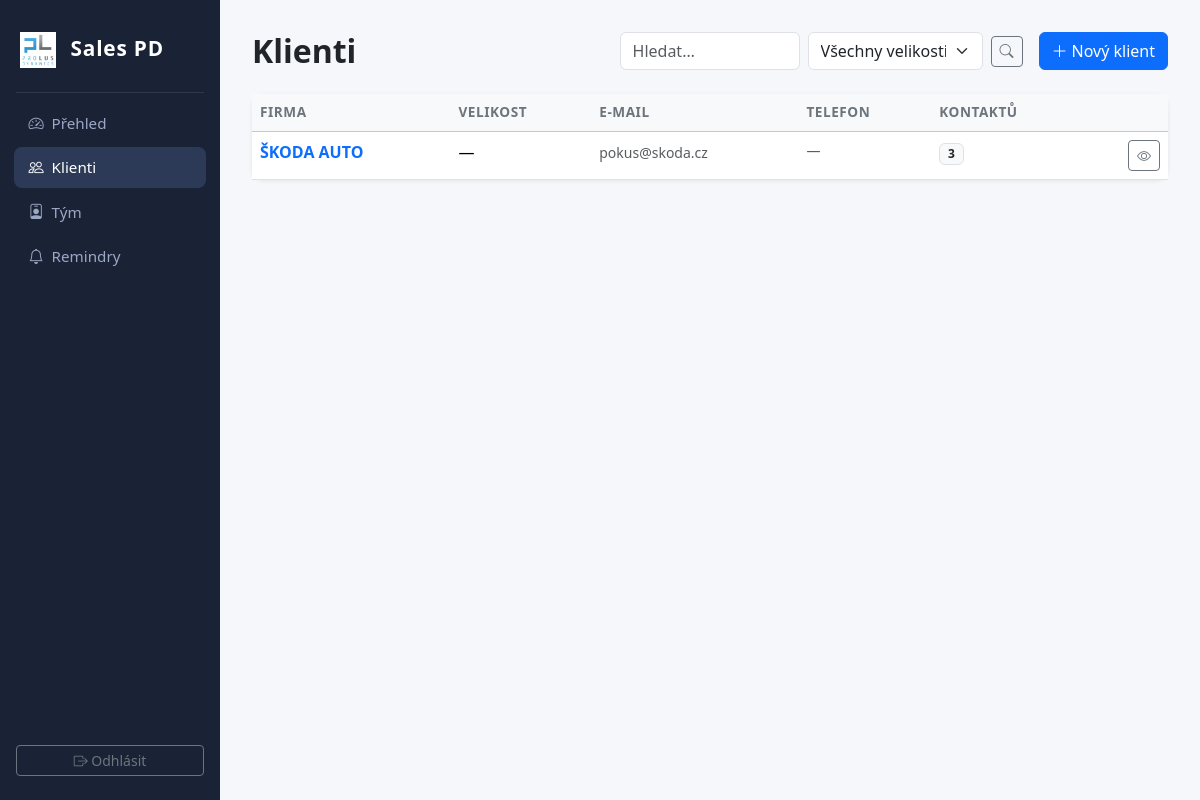
/clients (signed in), run on an earlier commit of the app's database.
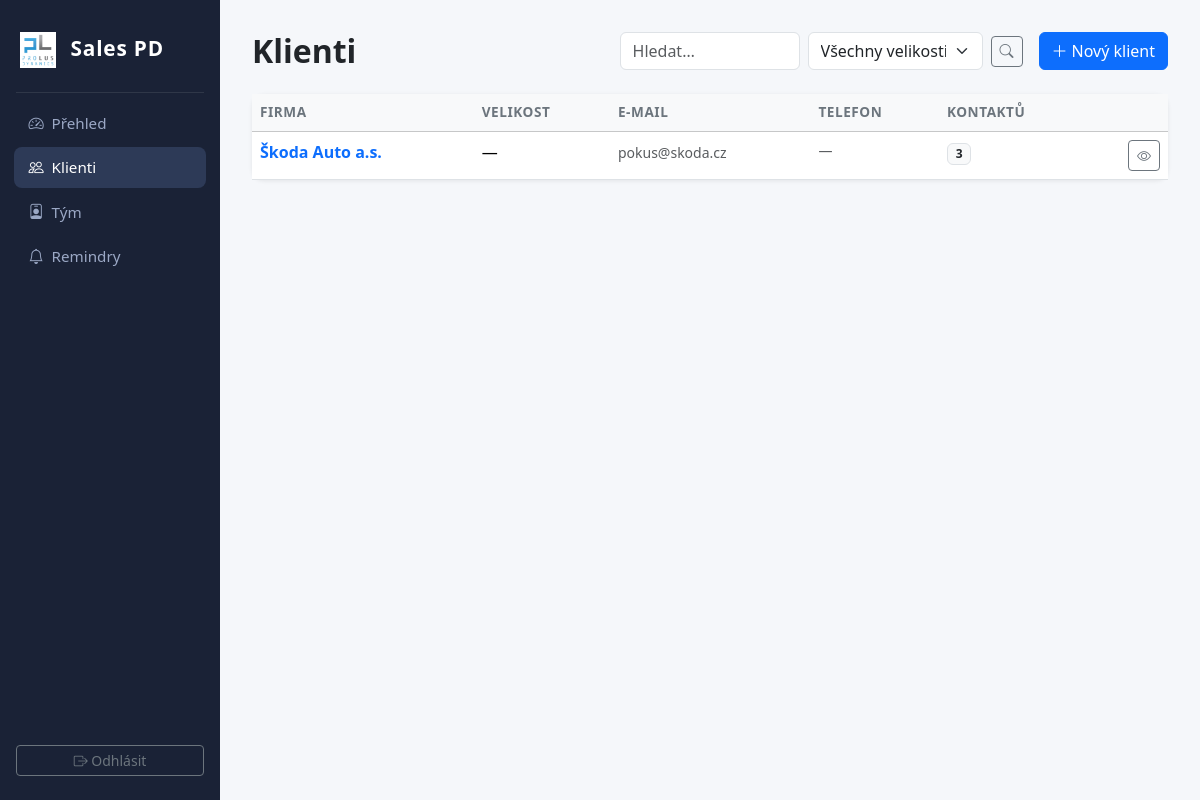
And on a later commit of the database.
### app.py (models this page shows)
class Client(db.Model):
    id = db.Column(db.Integer, primary_key=True)
    name = db.Column(db.String(200), nullable=False)
    company = db.Column(db.String(200))
    ico = db.Column(db.String(20))
    email = db.Column(db.String(200))
    phone = db.Column(db.String(50))
    website = db.Column(db.String(500))
    web_description = db.Column(db.Text)
    address = db.Column(db.String(500))
    statutory = db.Column(db.Text)
    branches = db.Column(db.Text)
    size_category = db.Column(db.String(20))  # micro, small, medium, large
    notes = db.Column(db.Text)
    created_at = db.Column(db.DateTime, default=datetime.utcnow)
    interactions = db.relationship('Interaction', backref='client', lazy=True, cascade='all, delete-orphan')
    contacts = db.relationship('ContactPerson', backref='client', lazy=True, cascade='all, delete-orphan')
    reminders = db.relationship('Reminder', backref='client', lazy=True, cascade='all, delete-orphan')

### app.py (the view)
@app.route('/clients')
@login_required
def clients():
    q = request.args.get('q', '').strip()
    size = request.args.get('size', '').strip()
    query = Client.query
    if q:
        query = query.filter(
            (Client.name.ilike(f'%{q}%')) |
            (Client.company.ilike(f'%{q}%')) |
            (Client.email.ilike(f'%{q}%'))
        )
    if size:
        query = query.filter(Client.size_category == size)
    all_clients = query.order_by(Client.name).all()
    return render_template('clients.html', clients=all_clients, q=q,
                           size=size, size_labels=SIZE_LABELS)

### app.py (called while the page is built)
def login_required(f):
    @wraps(f)
    def decorated(*args, **kwargs):
        if not session.get('logged_in'):
            return redirect(url_for('login'))
        return f(*args, **kwargs)
    return decorated

@app.context_processor
def inject_globals():
    return dict(size_labels=SIZE_LABELS)

### templates/clients.html (shortened to what this page needs)
{% extends 'base.html' %}
{% block content %}
<div class="d-flex align-items-center mb-4 gap-3 flex-wrap">
  <h2 class="fw-bold mb-0 me-auto">Klienti</h2>
  <form class="d-flex gap-2 align-items-center" method="get">
    <input class="form-control" name="q" value="{{ q }}" placeholder="Hledat…" style="width:180px">
    <select class="form-select" name="size" style="width:175px">
      <option value="">Všechny velikosti</option>
    </select>
    <button class="btn btn-outline-secondary btn-sm">
      <i class="bi bi-search"></i>
    </button>
  </form>
  <a href="{{ url_for('new_client') }}" class="btn btn-primary">
    <i class="bi bi-plus-lg me-1"></i>Nový klient
  </a>
</div>
<div class="card">
  <div class="card-body p-0">
    {% if clients %}
    <table class="table table-hover mb-0">
      <thead class="table-light">
        <tr>
          <th>Firma</th>
          <th>Velikost</th>
          <th>E-mail</th>
          <th>Telefon</th>
          <th>Kontaktů</th>
          <th></th>
        </tr>
      </thead>
      <tbody>
        {% set size_colors = {'micro': 'secondary', 'small': 'info', 'medium': 'warning', 'large': 'success'} %}
        {% for c in clients %}
        <tr>
          <td>
            <a href="{{ url_for('client_detail', id=c.id) }}" class="text-decoration-none fw-semibold">
              {{ c.name }}
            </a>
          </td>
          <td>
            {% if c.size_category %}
            <span class="badge bg-{{ size_colors[c.size_category] }} text-dark">
              {{ size_labels[c.size_category] }}
            </span>
            {% else %}—{% endif %}
          </td>
          <td>
            {% if c.email %}
              <a href="mailto:{{ c.email }}" class="text-decoration-none text-muted small">{{ c.email }}</a>
            {% else %}—{% endif %}
          </td>
          <td class="text-muted small">{{ c.phone or '—' }}</td>
          <td>
            <span class="badge bg-light text-dark border">{{ c.interactions | length }}</span>
          </td>
          <td class="text-end">
            <a href="{{ url_for('client_detail', id=c.id) }}" class="btn btn-sm btn-outline-secondary">
              <i class="bi bi-eye"></i>
            </a>
          </td>
        </tr>
        {% endfor %}
      </tbody>
    </table>
    {% else %}
    <p class="text-muted p-4 mb-0">
      {% if q or size %}Žádný klient neodpovídá zadaným filtrům.
      {% else %}Zatím žádní klienti. <a href="{{ url_for('new_client') }}">Přidat prvního klienta.</a>{% endif %}
    </p>
    {% endif %}
  </div>
</div>
{% endblock %}

What changed in the data, as far as the page shows it:
changed Client "pokus@skoda.cz": name "ŠKODA AUTO" → "Škoda Auto a.s."
